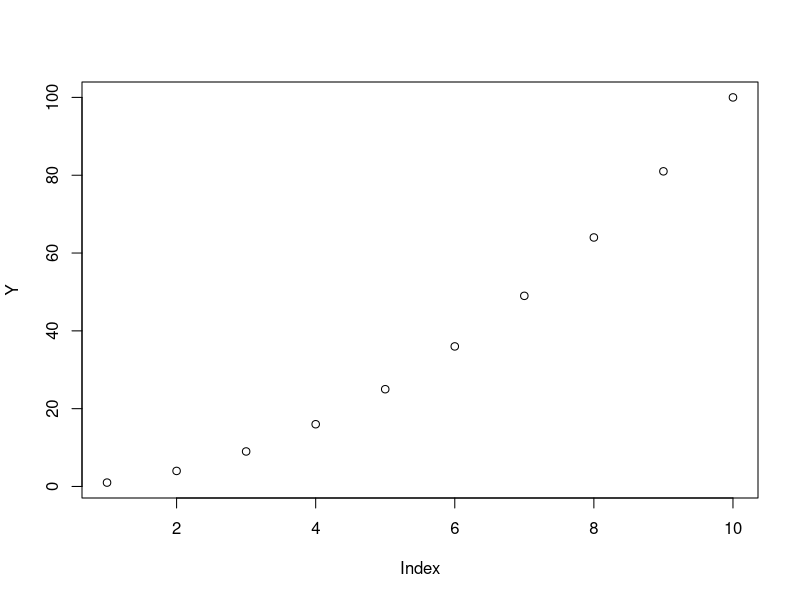
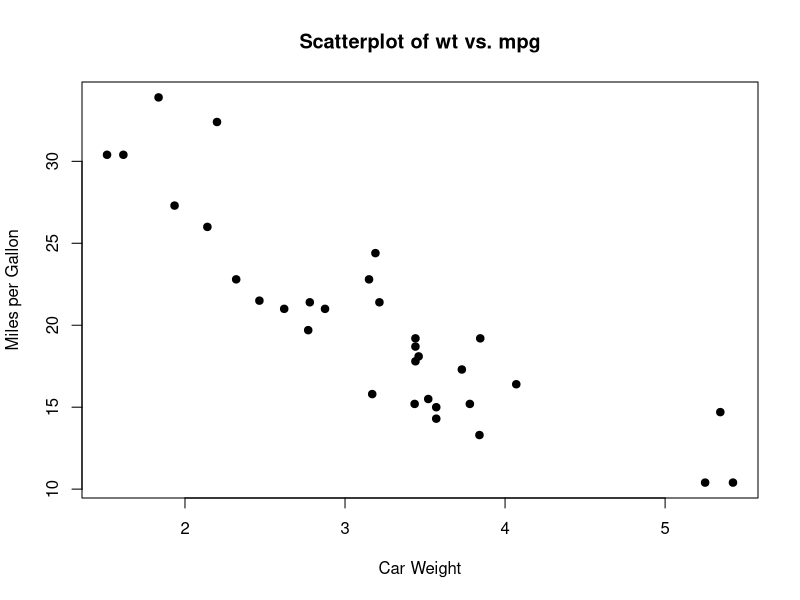
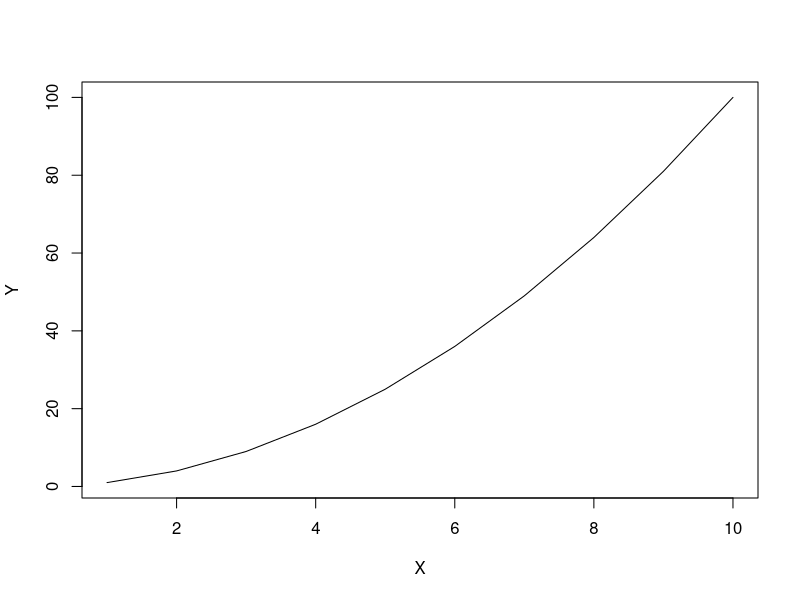
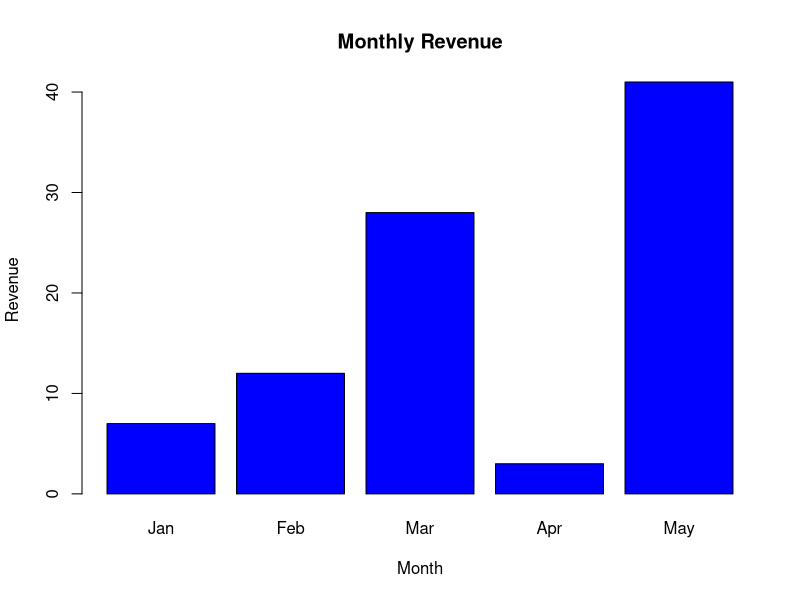

The R source for these figures, in order: (Note: this script raises an error after producing the figures.)
# ? Scatter Plot
X <- 1:10
Y <- X^2
plot(Y)

# Dataset "mtcars" : 1974 Motor Trend US magazine
# 32 observations on 11 variables
plot(mtcars$wt, mtcars$mpg,
    main = "Scatterplot of wt vs. mpg",
    xlab = "Car Weight", ylab = "Miles per Gallon",
    pch = 19 # pch = 19 : solid circle
)

# ? Line Plot
X <- 1:10
Y <- X^2
plot(X, Y, type = "l")

# ? Bar Plot
H <- c(7, 12, 28, 3, 41)
M <- c("Jan", "Feb", "Mar", "Apr", "May")
barplot(H,
    names.arg = M,
    xlab = "Month", ylab = "Revenue",
    col = "blue",
    main = "Monthly Revenue"
)

# ? Multiple Plots in a Single Figure
par(mfrow = c(2, 4)) # 2 rows, 4 columns
days <- c("Thur", "Fri", "Sat", "Sun")
sexes <- unique(tips$sex)

for (i in 1:length(sexes)) {
    for (j in 1:length(dats)) {
        currdata <- tips[tips$day == days[j] & tips$sex == sexes[i], ]
        plot(currdata$total_bill, currdata$tip / currdata$total_bill,
            main = paste(days[j], sexes[i], sep = ","), ylim = c(0, 0.7), las = 1
        )
    }
}
